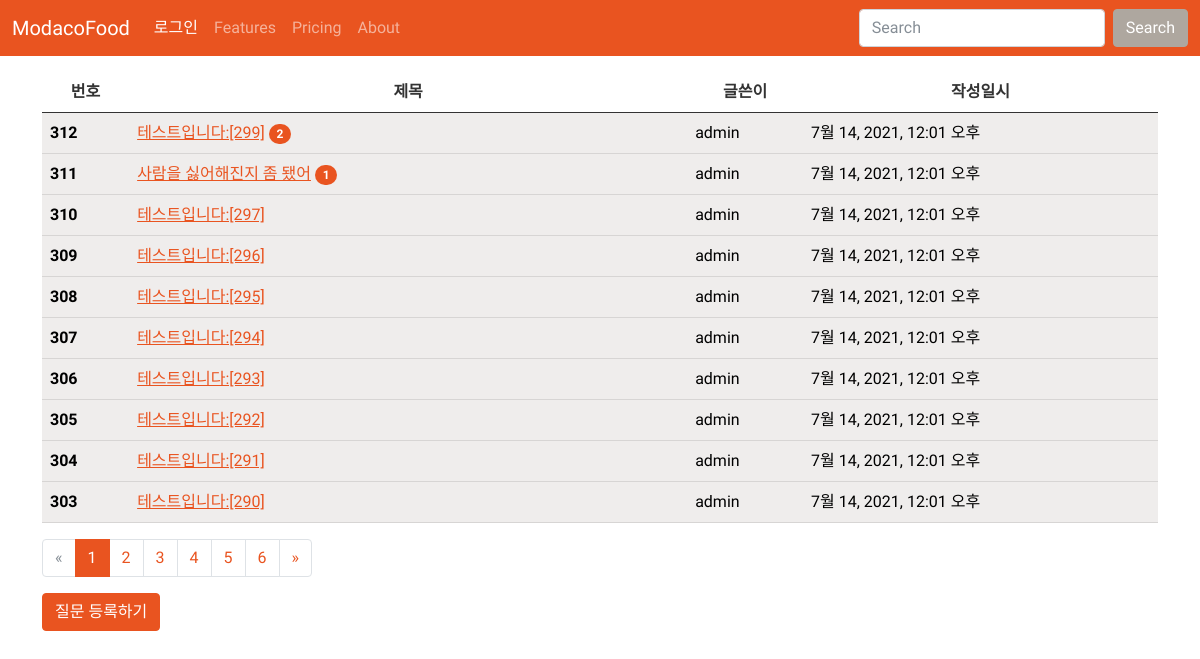
The page / on the database its author committed.
### question/models.py (models this page shows, shortened)
class Question(models.Model):
    subject = models.CharField(max_length=200)
    content = models.TextField()
    create_date = models.DateTimeField()
    author = models.ForeignKey(User, on_delete=models.CASCADE)
    modify_date = models.DateTimeField(null=True, blank=True)

### question/views.py (the view)
# urls.py: path('', views.index, name='index'),
def index(request):
    question_list = Question.objects.order_by('-create_date')
    page = request.GET.get('page', '1')
    paginator = Paginator(question_list, 10)
    page_obj = paginator.get_page(page)
    context = {'question_list': page_obj}
    return render(request, 'question/question_list.html', context)

### question/templatetags/question_filter.py (called while the page is built)
@register.filter
def sub(value, arg):
    return value - arg

### templates/question/question_list.html
{% extends 'base.html' %}
{% load question_filter %}
{% block content %}
<div class="container my-3">
<table class="table table-hover">
  <thead>
    <tr class="text-center thead-dark">
      <th scope="col">번호</th>
      <th style="width:50%">제목</th>
      <th>글쓴이</th>
      <th scope="col">작성일시</th>
    </tr>
  </thead>
  <tbody>
    {% if question_list %}
    {% for question in question_list %}
    <tr class="table-secondary">
      <th scope="row">{{ question_list.paginator.count|sub:question_list.start_index|sub:forloop.counter0|add:1 }}</th>
      <td class="text-left">
        <a href="{% url 'question:detail' question.id %}">{{ question.subject }}</a>
        {% if question.answer_set.count > 0 %}
        <span class="badge bg-primary rounded-pill">{{ question.answer_set.count }}</span>
        {% endif %}
      </td>
      <td>{{ question.author.username }}</td>
      <td>{{ question.create_date }}</td>
    </tr>
    {% endfor %}
    {% else %}
    <tr class="table-primary">
      <th scope="row">질문이 없습니다.</th>
      <td></td>
      <td></td>
    </tr>
  {% endif %}
  </tbody>
</table>
  <div>
  <ul class="pagination">
    {% if question_list.has_previous %}
    <li class="page-item">
      <a class="page-link" href="?page={{ question_list.previous_page_number }}">&laquo;</a>
    </li>
    {% else %}
    <li class="page-item disabled">
      <a class="page-link" tabindex="-1" aria-disabled="true" href="#">&laquo;</a>
    </li>
    {% endif %}
    {% for page_number in question_list.paginator.page_range %}
    {% if page_number >= question_list.number|add:-5 and page_number <= question_list.number|add:5 %}
      {% if page_number == question_list.number %}
      <li class="page-item active" aria-current="page">
        <a class="page-link" href="?page={{ page_number }}">{{ page_number }}</a>
      </li>
      {% else %}
      <li class="page-item">
        <a class="page-link" href="?page={{ page_number }}">{{ page_number }}</a>
      </li>
      {% endif %}
    {% endif %}
    {% endfor %}
    {% if question_list.has_next %}
    <li class="page-item">
      <a class="page-link" href="?page={{ question_list.next_page_number }}">&raquo;</a>
    </li>
    {% else %}
    <li class="page-item disabled">
      <a class="page-link" tabindex="-1" aria-disabled="true" href="#">&raquo;</a>
    </li>
    {% endif %}
  </ul>
</div>
  <a href="{% url 'question:question_create' %}" class="btn btn-primary">질문 등록하기</a>
</div>
{% endblock %}

### rows shown on the page
Question: paginator.count|sub "312", subject "테스트입니다:[299]", answer_set.count "2", author.username "admin", create_date "7월 14, 2021, 12:01 오후"
Question: paginator.count|sub "311", subject "사람을 싫어해진지 좀 됐어", answer_set.count "1", author.username "admin", create_date "7월 14, 2021, 12:01 오후"
Question: paginator.count|sub "310", subject "테스트입니다:[297]", author.username "admin", create_date "7월 14, 2021, 12:01 오후"
Question: paginator.count|sub "309", subject "테스트입니다:[296]", author.username "admin", create_date "7월 14, 2021, 12:01 오후"
Question: paginator.count|sub "308", subject "테스트입니다:[295]", author.username "admin", create_date "7월 14, 2021, 12:01 오후"
Question: paginator.count|sub "307", subject "테스트입니다:[294]", author.username "admin", create_date "7월 14, 2021, 12:01 오후"
Question: paginator.count|sub "306", subject "테스트입니다:[293]", author.username "admin", create_date "7월 14, 2021, 12:01 오후"
Question: paginator.count|sub "305", subject "테스트입니다:[292]", author.username "admin", create_date "7월 14, 2021, 12:01 오후"
Question: paginator.count|sub "304", subject "테스트입니다:[291]", author.username "admin", create_date "7월 14, 2021, 12:01 오후"
Question: paginator.count|sub "303", subject "테스트입니다:[290]", author.username "admin", create_date "7월 14, 2021, 12:01 오후"

### other values the page prints
{{ page_number }} "1"
{{ page_number }} "2" "3" "4" "5" "6"
